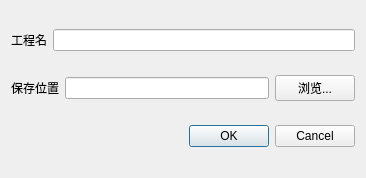
<?xml version="1.0" encoding="UTF-8"?>
<ui version="4.0">
 <class>NewProject</class>
 <widget class="QWidget" name="NewProject">
  <property name="geometry">
   <rect>
    <x>0</x>
    <y>0</y>
    <width>366</width>
    <height>178</height>
   </rect>
  </property>
  <property name="windowTitle">
   <string>新建工程</string>
  </property>
  <property name="windowIcon">
   <iconset resource="../resources/QtWidgetsApplication3.qrc">
    <normaloff>:/QtWidgetsApplication3/icon/InSARapp.ico</normaloff>:/QtWidgetsApplication3/icon/InSARapp.ico</iconset>
  </property>
  <layout class="QVBoxLayout" name="verticalLayout">
   <item>
    <layout class="QHBoxLayout" name="horizontalLayout_4">
     <item>
      <widget class="QLabel" name="label_3">
       <property name="text">
        <string>工程名</string>
       </property>
      </widget>
     </item>
     <item>
      <widget class="QLineEdit" name="NamelineEdit"/>
     </item>
    </layout>
   </item>
   <item>
    <layout class="QHBoxLayout" name="horizontalLayout_3">
     <item>
      <widget class="QLabel" name="label_4">
       <property name="text">
        <string>保存位置</string>
       </property>
      </widget>
     </item>
     <item>
      <widget class="QLineEdit" name="savelineEdit"/>
     </item>
     <item>
      <widget class="QPushButton" name="savepushButton">
       <property name="text">
        <string>浏览...</string>
       </property>
      </widget>
     </item>
    </layout>
   </item>
   <item>
    <widget class="QDialogButtonBox" name="buttonBox">
     <property name="standardButtons">
      <set>QDialogButtonBox::Cancel|QDialogButtonBox::Ok</set>
     </property>
    </widget>
   </item>
  </layout>
 </widget>
 <resources>
  <include location="../resources/QtWidgetsApplication3.qrc"/>
 </resources>
 <connections/>
</ui>
